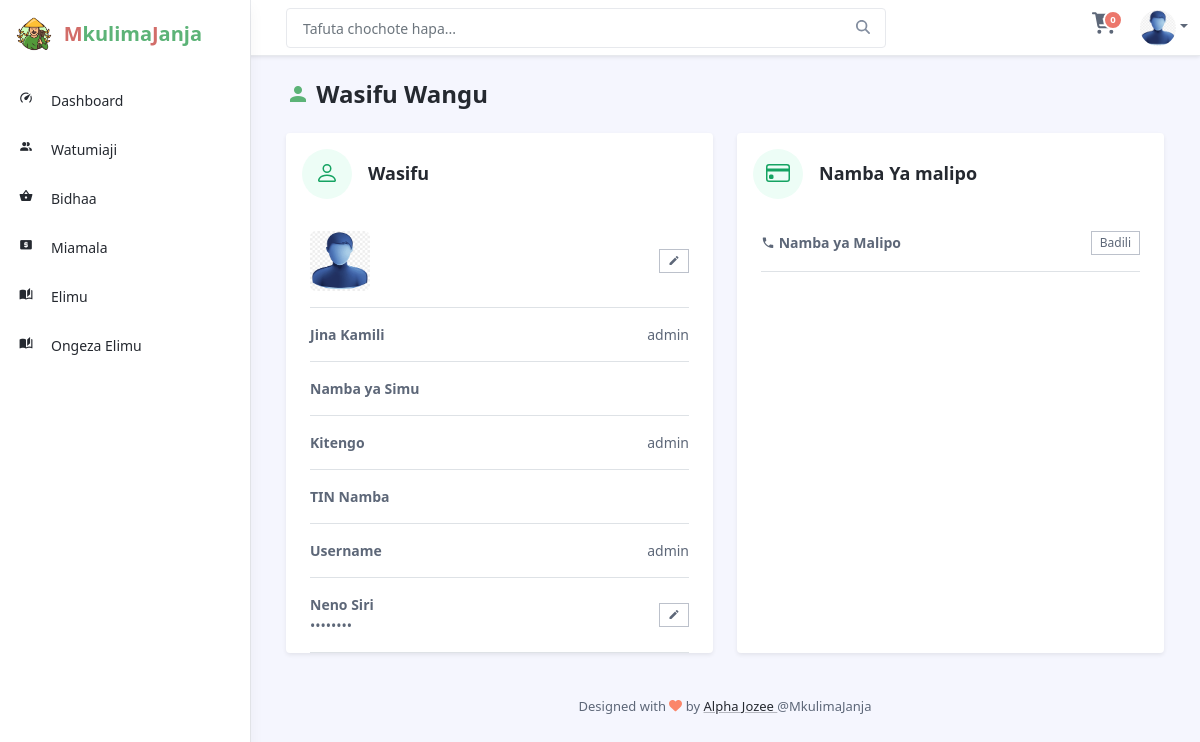
The page /dashboard/profile.php (signed in) on the database its author committed.
### tables this page shows
CREATE TABLE `users` (
  `id` int(11) NOT NULL,
  `jina_kamili` varchar(30) NOT NULL,
  `username` varchar(15) NOT NULL,
  `password` varchar(8) NOT NULL,
  `simu` varchar(15) NOT NULL,
  `tin_number` varchar(34) NOT NULL,
  `role` varchar(20) NOT NULL DEFAULT 'user',
  `profiles` varchar(200) NOT NULL DEFAULT '../profiles/avatar.png',
  `status` varchar(20) NOT NULL DEFAULT 'active'
);

### dashboard/profile.php (the view, shortened to what this page needs)
<?php include "../layouts/inside_head.php"; ?>
<header class="app-header fixed-top">
    <?php include "../components/top_nav.php"; ?>
    <?php include "../components/sidebar.php"; ?>
</header>
<div class="app-wrapper">
    <div class="app-content pt-3 p-md-3 p-lg-4">
        <div class="container-xl">
            <h1 class="app-page-title"><i class="mdi mdi-account text-success"></i> Wasifu Wangu</h1>
            <?php
            $user_id = $_SESSION['user_id'];
            $sql = "SELECT * FROM users WHERE id='$user_id'";
            $data = mysqli_query($conn, $sql);
            while ($row = mysqli_fetch_assoc($data)) {
            ?>
                <div class="row gy-4">
                    <div class="col-12 col-lg-6" id="profile">
                        <div class="app-card app-card-account shadow-sm d-flex flex-column align-items-start">
                            <div class="app-card-header p-3 border-bottom-0">
                                <div class="row align-items-center gx-3">
                                    <div class="col-auto">
                                        <div class="app-icon-holder">
                                        </div>
                                    </div>
                                    <div class="col-auto">
                                        <h4 class="app-card-title">Wasifu</h4>
                                    </div>
                                </div>
                            </div>
                            <div class="app-card-body px-4 w-100">
                                <div class="item border-bottom py-3">
                                    <div class="row justify-content-between align-items-center">
                                        <div class="col-auto">
                                            <div class="item-data">
                                                <img class="profile-image rounded" src="<?php echo $row['profiles'] ?>" alt="">
                                            </div>
                                        </div>
                                        <div class="col text-end">
                                            <button class="btn-sm app-btn-secondary" onclick="badiliPicha()"><i class="mdi mdi-pencil"></i></button>
                                        </div>
                                    </div>
                                </div>
                                <div class="item border-bottom py-3">
                                    <div class="row justify-content-between align-items-center">
                                        <div class="col-auto">
                                            <div class="item-label"><strong>Jina Kamili</strong></div>
                                        </div>
                                        <div class="col text-end">
                                            <div class="item-data"><?php echo $row['jina_kamili'] ?></div>
                                        </div>
                                    </div>
                                </div>
                                <div class="item border-bottom py-3">
                                    <div class="row justify-content-between align-items-center">
                                        <div class="col-auto">
                                            <div class="item-label"><strong>Namba ya Simu</strong></div>
                                        </div>
                                    </div>
                                </div>
                                <div class="item border-bottom py-3">
                                    <div class="row justify-content-between align-items-center">
                                        <div class="col-auto">
                                            <div class="item-label"><strong>Kitengo</strong></div>
                                        </div>
                                        <div class="col text-end">
                                            <div class="item-data"><?php echo $row['role'] ?></div>
                                        </div>
                                    </div>
                                </div>
                                <div class="item border-bottom py-3">
                                    <div class="row justify-content-between align-items-center">
                                        <div class="col-auto">
                                            <div class="item-label"><strong>TIN Namba</strong></div>
                                        </div>
                                    </div>
                                </div>
                                <div class="item border-bottom py-3">
                                    <div class="row justify-content-between align-items-center">
                                        <div class="col-auto">
                                            <div class="item-label"><strong>Username</strong></div>
                                        </div>
                                        <div class="col text-end">
                                            <div class="item-data"><?php echo $row['username'] ?></div>
                                        </div>
                                    </div>
                                </div>
                                <div class="item border-bottom py-3">
                                    <div class="row justify-content-between align-items-center">
                                        <div class="col-auto">
                                            <div class="item-label"><strong>Neno Siri</strong></div>
                                            <div class="item-data">••••••••</div>
                                        </div>
                                        <div class="col text-end">
                                            <button onclick="badiliPassword()" class="btn-sm app-btn-secondary"><i class="mdi mdi-pencil"></i></button>
                                        </div>
                                    </div>
                                </div>
                            </div>
                        </div>
                    </div>
                    <div class="col-12 col-lg-6" id="change">
                        <div class="app-card app-card-account shadow-sm d-flex flex-column align-items-start">
                            <div class="app-card-header p-3 border-bottom-0">
                                <div class="row align-items-center gx-3">
                                    <div class="col-auto">
                                        <div class="app-icon-holder">
                                        </div>
                                    </div>
                                    <div class="col-auto">
                                        <h4 class="app-card-title">Namba Ya malipo</h4>
                                    </div>
                                </div>
                            </div>
                            <div class="app-card-body px-4 w-100">
                                <div class="item border-bottom py-3">
                                    <div class="row justify-content-between align-items-center">
                                        <div class="col-auto">
                                            <div class="item-label">
                                                <strong><i class="mdi mdi-phone"></i> Namba ya Malipo </strong>
                                            </div>
                                        </div>
                                        <div class="col text-end">
                                            <button class="btn-sm app-btn-secondary" onclick="badiliNamba()">Badili</button>
                                        </div>
                                    </div>
                                </div>
                            </div>
                        </div>
                    </div>
                </div>
            <?php } ?>
        </div>
    </div>
    <?php include "../components/inner_footer.php" ?>
</div>
<?php include "../layouts/inside_foot.php"; ?>

### components/top_nav.php (shortened to what this page needs)
<div class="app-header-inner">
	<div class="container-fluid py-2">
		<div class="app-header-content">
			<div class="row justify-content-between align-items-center">
				<div class="app-search-box col">
					<form class="app-search-form">
						<input type="text" placeholder="Tafuta chochote hapa..." name="search"
							class="form-control search-input">
						<button type="submit" class="btn search-btn btn-primary" value="Search"><i
								class="fas fa-search"></i></button>
					</form>
				</div>
				<?php
					$user_id = $_SESSION['user_id'];
					$sql = "SELECT * FROM users WHERE id='$user_id'";
					$data = mysqli_query($conn, $sql);
					while($row = mysqli_fetch_assoc($data)){
				?>
					<div class="app-utilities col-auto">
						<div class="app-utility-item app-notifications-dropdown dropdown">
							<?php
								$sql = "SELECT sum(added_quantity) AS 'count' FROM cart  WHERE user_id ='$user_id'";
								$result = mysqli_query($conn, $sql);
								$check = mysqli_fetch_assoc($result);
								$count = $check['count'];
							?>
							<a class="dropdown-toggle no-toggle-arrow"  href="../dashboard/cart.php" >
								<span class="icon-badge"><?php if($count > 0){ echo $count; } else{ echo 0; } ?></span>
							</a>
						</div>
						<div class="app-utility-item app-user-dropdown dropdown">
							<a class="dropdown-toggle" id="user-dropdown-toggle" data-bs-toggle="dropdown" href="#"
								role="button" aria-expanded="false"><img src="<?php echo $row['profiles']; ?>"
									alt="user profile" class="rounded-circle"></a>
						</div>
					</div>
				<?php } ?>
			</div>
		</div>
	</div>
</div>

### rows shown on the page
users: profiles (placeholder picture), jina_kamili "admin", role "admin", username "admin"
